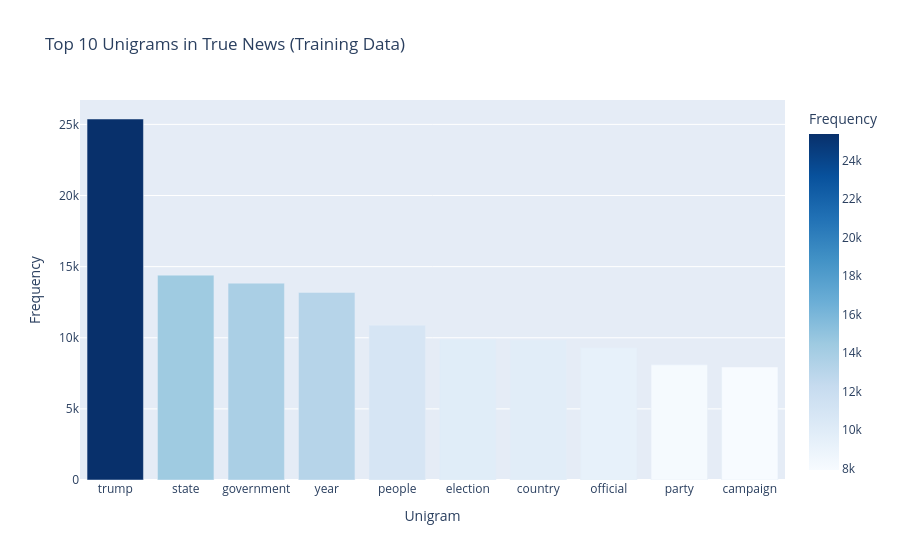

The notebook cell saved with this chart:
### Markdown cell above
##### 4.3.3 Display the top 10 unigrams by frequency in true news and plot them as a bar graph  <font color = red>[2.5 marks]</font> <br>

### Code cell
# Print the top 10 unigrams by frequency in true news and plot the same using a bar graph
true_unigrams = get_top_ngrams(true_news_train, n=1, top=10)
print("Top 10 Unigrams in True News:")
print(true_unigrams)

fig = px.bar(true_unigrams, x='ngram', y='frequency', 
             title='Top 10 Unigrams in True News (Training Data)',
             labels={'ngram': 'Unigram', 'frequency': 'Frequency'},
             color='frequency', color_continuous_scale='blues')
fig.show()

### Figure 1 — Plotly figure (JSON) as saved in the notebook; plotly's stock layout.template omitted (floating-point values rounded to 4 significant figures)
{"data": [{"hovertemplate": "Unigram=%{x}<br>Frequency=%{marker.color}<extra></extra>", "legendgroup": "", "marker": {"color": [25379, 14403, 13838, 13188, 10882, 9906, 9839, 9301, 8100, 7937], "coloraxis": "coloraxis", "pattern": {"shape": ""}}, "name": "", "orientation": "v", "showlegend": false, "textposition": "auto", "type": "bar", "x": ["trump", "state", "government", "year", "people", "election", "country", "official", "party", "campaign"], "xaxis": "x", "y": [25379, 14403, 13838, 13188, 10882, 9906, 9839, 9301, 8100, 7937], "yaxis": "y"}], "layout": {"barmode": "relative", "coloraxis": {"autocolorscale": false, "colorbar": {"title": {"text": "Frequency"}}, "colorscale": [[0, "rgb(247,251,255)"], [0.125, "rgb(222,235,247)"], [0.25, "rgb(198,219,239)"], [0.375, "rgb(158,202,225)"], [0.5, "rgb(107,174,214)"], [0.625, "rgb(66,146,198)"], [0.75, "rgb(33,113,181)"], [0.875, "rgb(8,81,156)"], [1, "rgb(8,48,107)"]]}, "legend": {"tracegroupgap": 0}, "title": {"text": "Top 10 Unigrams in True News (Training Data)"}, "xaxis": {"anchor": "y", "domain": [0, 1], "title": {"text": "Unigram"}}, "yaxis": {"anchor": "x", "domain": [0, 1], "title": {"text": "Frequency"}}}}
